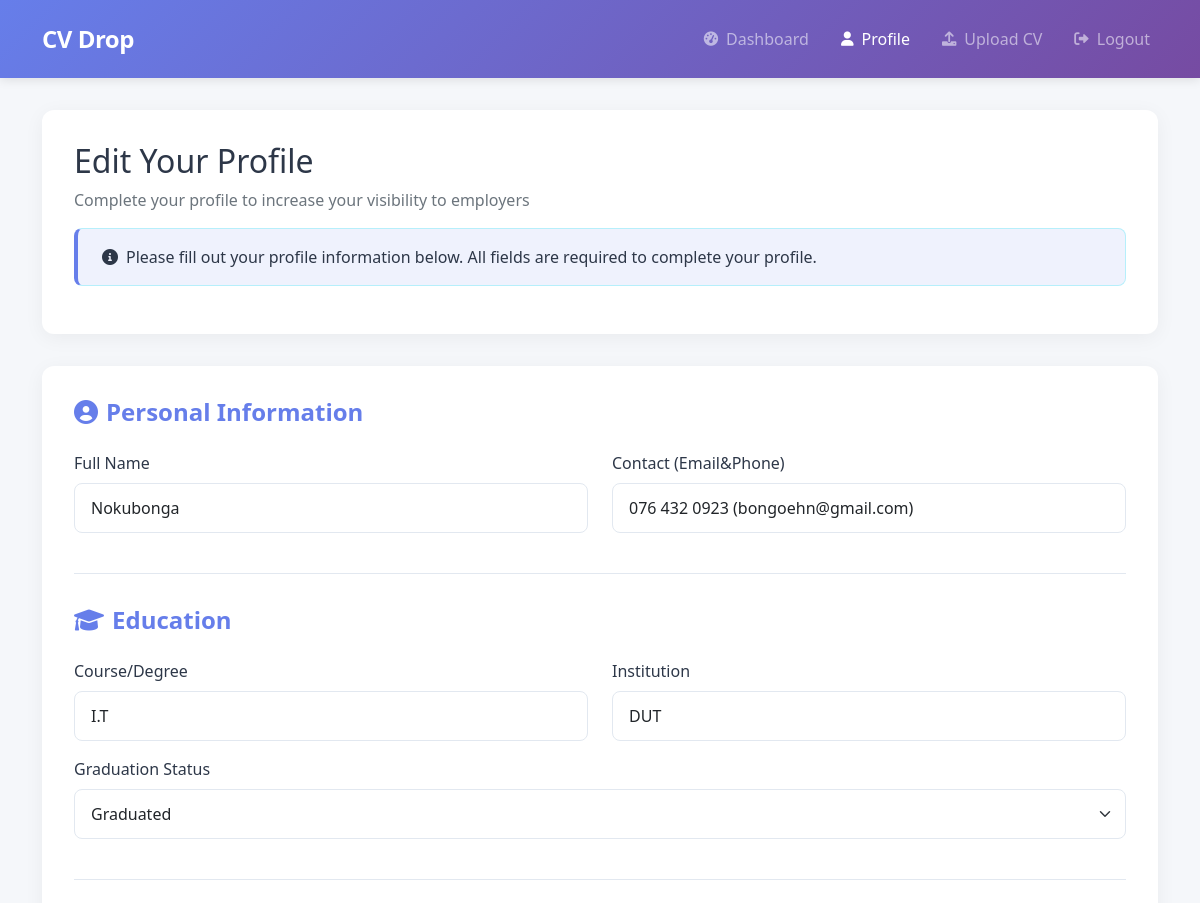
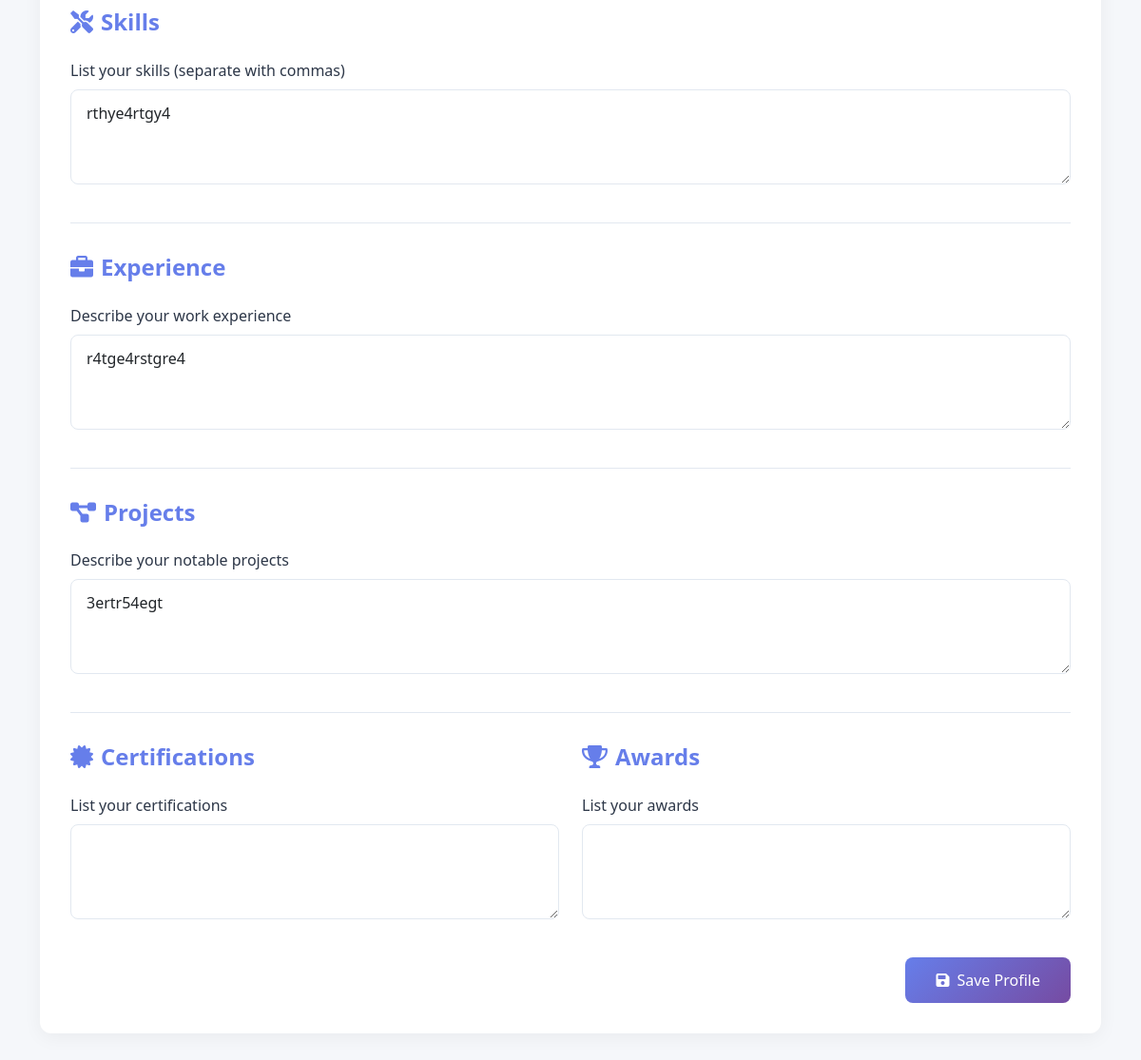
The page /student/profile (signed in) on the database its author committed (2 pictures, top to bottom).
### app.py (models this page shows)
class Profile(db.Model):
    id = db.Column(db.Integer, primary_key=True)
    user_id = db.Column(db.Integer, db.ForeignKey('user.id'), nullable=False)
    name = db.Column(db.String(100))
    contact = db.Column(db.String(20))
    course = db.Column(db.String(100))
    institution = db.Column(db.String(100))
    graduation_status = db.Column(db.String(50))
    skills = db.Column(db.Text)
    experience = db.Column(db.Text)
    projects = db.Column(db.Text)
    certifications = db.Column(db.Text)
    awards = db.Column(db.Text)

### app.py (the view, shortened to what this page needs)
    @app.route('/student/profile', methods=['GET', 'POST'])
    @login_required
    def student_profile():
        if current_user.role != 'student':
            flash('Access denied. Students only.', 'danger')
            return redirect(url_for('login'))
        profile = Profile.query.filter_by(user_id=current_user.id).first()
        return render_template('student/profile.html', profile=profile)

### templates/student/profile.html (shortened to what this page needs)
<!DOCTYPE html>
<html lang="en">
<head>
    <link href="https://cdn.jsdelivr.net/npm/bootstrap@5.1.3/dist/css/bootstrap.min.css" rel="stylesheet">
    <link rel="stylesheet" href="https://cdnjs.cloudflare.com/ajax/libs/font-awesome/6.0.0/css/all.min.css">
</head>
<body>
    <nav class="navbar navbar-expand-lg navbar-dark">
        <div class="container">
            <a class="navbar-brand" href="{{ url_for('index') }}">CV Drop</a>
            <div class="collapse navbar-collapse" id="navbarNav">
                <div class="navbar-nav ms-auto">
                    <a class="nav-link" href="{{ url_for('student_dashboard') }}">
                        <i class="fas fa-tachometer-alt"></i> Dashboard
                    </a>
                    <a class="nav-link active" href="{{ url_for('student_profile') }}">
                        <i class="fas fa-user"></i> Profile
                    </a>
                    <a class="nav-link" href="{{ url_for('student_upload_cv') }}">
                        <i class="fas fa-upload"></i> Upload CV
                    </a>
                    <a class="nav-link" href="{{ url_for('logout') }}">
                        <i class="fas fa-sign-out-alt"></i> Logout
                    </a>
                </div>
            </div>
        </div>
    </nav>
    <div class="container profile-container">
        <div class="profile-header">
            <h2>Edit Your Profile</h2>
            <p class="text-muted">Complete your profile to increase your visibility to employers</p>
            <div class="alert alert-info d-flex align-items-center">
                <i class="fas fa-info-circle me-2"></i>
                <div>Please fill out your profile information below. All fields are required to complete your profile.</div>
            </div>
        </div>
        <form class="profile-form" method="post" action="{{ url_for('student_profile') }}">
            <div class="form-section">
                <h4><i class="fas fa-user-circle me-2"></i>Personal Information</h4>
                <div class="row">
                    <div class="col-md-6 mb-3">
                        <label for="name" class="form-label">Full Name</label>
                        <input type="text" class="form-control" id="name" name="name" value="{{ profile.name or '' }}" required>
                    </div>
                    <div class="col-md-6 mb-3">
                        <label for="contact" class="form-label">Contact (Email&Phone)</label>
                        <input type="text" class="form-control" id="contact" name="contact" value="{{ profile.contact or '' }}" required>
                    </div>
                </div>
            </div>
            <div class="form-section">
                <h4><i class="fas fa-graduation-cap me-2"></i>Education</h4>
                <div class="row">
                    <div class="col-md-6 mb-3">
                        <label for="course" class="form-label">Course/Degree</label>
                        <input type="text" class="form-control" id="course" name="course" value="{{ profile.course or '' }}" required>
                    </div>
                    <div class="col-md-6 mb-3">
                        <label for="institution" class="form-label">Institution</label>
                        <input type="text" class="form-control" id="institution" name="institution" value="{{ profile.institution or '' }}" required>
                    </div>
                </div>
                <div class="mb-3">
                    <label for="graduation_status" class="form-label">Graduation Status</label>
                    <select class="form-select" id="graduation_status" name="graduation_status" required>
                        <option value="Graduated" {% if profile.graduation_status == 'Graduated' %}selected{% endif %}>Graduated</option>
                    </select>
                </div>
            </div>
            <div class="form-section">
                <h4><i class="fas fa-tools me-2"></i>Skills</h4>
                <div class="mb-3">
                    <label for="skills" class="form-label">List your skills (separate with commas)</label>
                    <textarea class="form-control" id="skills" name="skills" rows="2">{{ profile.skills or '' }}</textarea>
                </div>
            </div>
            <div class="form-section">
                <h4><i class="fas fa-briefcase me-2"></i>Experience</h4>
                <div class="mb-3">
                    <label for="experience" class="form-label">Describe your work experience</label>
                    <textarea class="form-control" id="experience" name="experience" rows="3">{{ profile.experience or '' }}</textarea>
                </div>
            </div>
            <div class="form-section">
                <h4><i class="fas fa-project-diagram me-2"></i>Projects</h4>
                <div class="mb-3">
                    <label for="projects" class="form-label">Describe your notable projects</label>
                    <textarea class="form-control" id="projects" name="projects" rows="3">{{ profile.projects or '' }}</textarea>
                </div>
            </div>
            <div class="row">
                <div class="col-md-6">
                    <div class="form-section">
                        <h4><i class="fas fa-certificate me-2"></i>Certifications</h4>
                        <div class="mb-3">
                            <label for="certifications" class="form-label">List your certifications</label>
                            <textarea class="form-control" id="certifications" name="certifications" rows="2">{{ profile.certifications or '' }}</textarea>
                        </div>
                    </div>
                </div>
                <div class="col-md-6">
                    <div class="form-section">
                        <h4><i class="fas fa-trophy me-2"></i>Awards</h4>
                        <div class="mb-3">
                            <label for="awards" class="form-label">List your awards</label>
                            <textarea class="form-control" id="awards" name="awards" rows="2">{{ profile.awards or '' }}</textarea>
                        </div>
                    </div>
                </div>
            </div>
            <div class="d-flex justify-content-end mt-4">
                <button type="submit" class="btn btn-primary">
                    <i class="fas fa-save me-2"></i>Save Profile
                </button>
            </div>
        </form>
    </div>
</body>
</html>

### templates/student/profile.html (style rules this page uses)
:root { --primary-color: #667eea; --secondary-color: #764ba2; --light-bg: #f8f9fa; --dark-text: #2d3748; --border-color: #e2e8f0; }
body { font-family: 'Segoe UI', Tahoma, Geneva, Verdana, sans-serif; background-color: #f5f7fa; color: var(--dark-text); }
.navbar { background: linear-gradient(135deg, var(--primary-color), var(--secondary-color)); box-shadow: 0 2px 10px rgba(0, 0, 0, 0.1); padding: 1rem 0; }
.navbar-brand { font-weight: 700; font-size: 1.5rem; letter-spacing: -0.5px; }
.nav-link { font-weight: 500; margin-left: 1rem; transition: all 0.3s ease; display: flex; align-items: center; }
.nav-link i { margin-right: 8px; font-size: 0.9rem; }
.profile-container { margin-top: 2rem; margin-bottom: 3rem; }
.profile-header { background: white; border-radius: 12px; padding: 2rem; box-shadow: 0 4px 20px rgba(0, 0, 0, 0.05); margin-bottom: 2rem; }
.profile-form { background: white; border-radius: 12px; padding: 2rem; box-shadow: 0 4px 20px rgba(0, 0, 0, 0.05); }
.form-section { margin-bottom: 2rem; padding-bottom: 1.5rem; border-bottom: 1px solid var(--border-color); }
.form-section:last-child { border-bottom: none; margin-bottom: 0; padding-bottom: 0; }
.form-section h4 { color: var(--primary-color); margin-bottom: 1.5rem; font-weight: 600; }
.form-label { font-weight: 500; margin-bottom: 0.5rem; color: var(--dark-text); }
.form-control, .form-select { border: 1px solid var(--border-color); border-radius: 8px; padding: 0.75rem 1rem; transition: all 0.3s ease; }
textarea.form-control { min-height: 100px; }
.btn-primary { background: linear-gradient(135deg, var(--primary-color), var(--secondary-color)); border: none; padding: 0.75rem 2rem; font-weight: 500; border-radius: 8px; transition: all 0.3s ease; }
.alert { border-radius: 8px; padding: 1rem 1.5rem; }
.alert-info { background-color: rgba(102, 126, 234, 0.1); border-left: 4px solid var(--primary-color); color: var(--dark-text); }

### rows shown on the page
Profile: name "Nokubonga", contact "076 432 0923 (bongoehn@gmail.com)", course "I.T", institution "DUT", graduation_status "Graduated", skills "rthye4rtgy4", experience "r4tge4rstgre4", projects "3ertr54egt"
